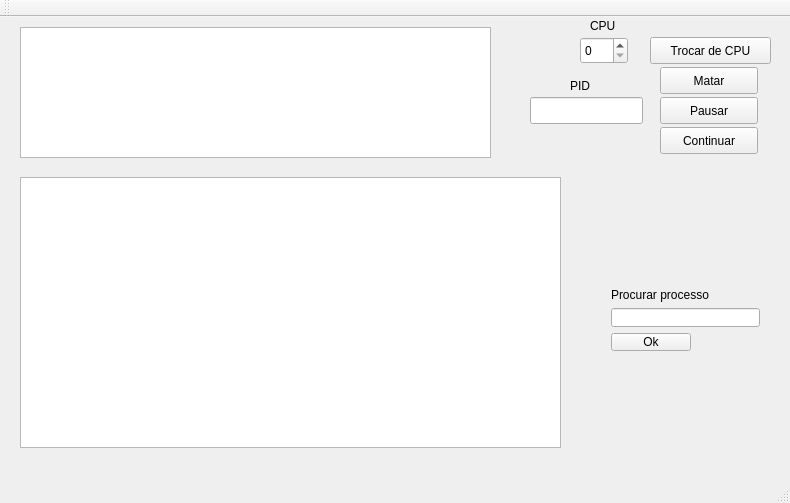
<?xml version="1.0" encoding="UTF-8"?>
<ui version="4.0">
 <class>MainWindow</class>
 <widget class="QMainWindow" name="MainWindow">
  <property name="geometry">
   <rect>
    <x>0</x>
    <y>0</y>
    <width>790</width>
    <height>503</height>
   </rect>
  </property>
  <property name="windowTitle">
   <string>MainWindow</string>
  </property>
  <widget class="QWidget" name="centralWidget">
   <widget class="QPushButton" name="pushButton">
    <property name="geometry">
     <rect>
      <x>660</x>
      <y>50</y>
      <width>98</width>
      <height>27</height>
     </rect>
    </property>
    <property name="text">
     <string>Matar</string>
    </property>
   </widget>
   <widget class="QPushButton" name="pushButton_2">
    <property name="geometry">
     <rect>
      <x>660</x>
      <y>80</y>
      <width>98</width>
      <height>27</height>
     </rect>
    </property>
    <property name="text">
     <string>Pausar</string>
    </property>
   </widget>
   <widget class="QPushButton" name="pushButton_3">
    <property name="geometry">
     <rect>
      <x>660</x>
      <y>110</y>
      <width>98</width>
      <height>27</height>
     </rect>
    </property>
    <property name="text">
     <string>Continuar</string>
    </property>
   </widget>
   <widget class="QSpinBox" name="spinBox">
    <property name="geometry">
     <rect>
      <x>580</x>
      <y>20</y>
      <width>48</width>
      <height>27</height>
     </rect>
    </property>
   </widget>
   <widget class="QPushButton" name="pushButton_4">
    <property name="geometry">
     <rect>
      <x>650</x>
      <y>20</y>
      <width>121</width>
      <height>27</height>
     </rect>
    </property>
    <property name="text">
     <string>Trocar de CPU</string>
    </property>
   </widget>
   <widget class="QTableView" name="tableView">
    <property name="geometry">
     <rect>
      <x>20</x>
      <y>160</y>
      <width>541</width>
      <height>271</height>
     </rect>
    </property>
   </widget>
   <widget class="QLineEdit" name="pidLineEdit">
    <property name="geometry">
     <rect>
      <x>530</x>
      <y>80</y>
      <width>113</width>
      <height>27</height>
     </rect>
    </property>
   </widget>
   <widget class="QLabel" name="label">
    <property name="geometry">
     <rect>
      <x>570</x>
      <y>60</y>
      <width>31</width>
      <height>17</height>
     </rect>
    </property>
    <property name="text">
     <string>PID</string>
    </property>
   </widget>
   <widget class="QLabel" name="label_2">
    <property name="geometry">
     <rect>
      <x>590</x>
      <y>0</y>
      <width>41</width>
      <height>17</height>
     </rect>
    </property>
    <property name="text">
     <string>CPU</string>
    </property>
   </widget>
   <widget class="QGraphicsView" name="graphicsView">
    <property name="geometry">
     <rect>
      <x>20</x>
      <y>10</y>
      <width>471</width>
      <height>131</height>
     </rect>
    </property>
   </widget>
   <widget class="QWidget" name="layoutWidget">
    <property name="geometry">
     <rect>
      <x>600</x>
      <y>260</y>
      <width>171</width>
      <height>85</height>
     </rect>
    </property>
    <layout class="QFormLayout" name="formLayout">
     <item row="0" column="0">
      <widget class="QLabel" name="label_3">
       <property name="text">
        <string>Procurar processo</string>
       </property>
      </widget>
     </item>
     <item row="2" column="0">
      <widget class="QPushButton" name="pushButton_5">
       <property name="text">
        <string>Ok</string>
       </property>
      </widget>
     </item>
     <item row="1" column="0" colspan="2">
      <widget class="QLineEdit" name="lineEdit_2"/>
     </item>
    </layout>
   </widget>
  </widget>
  <widget class="QMenuBar" name="menuBar">
   <property name="geometry">
    <rect>
     <x>0</x>
     <y>0</y>
     <width>790</width>
     <height>25</height>
    </rect>
   </property>
  </widget>
  <widget class="QStatusBar" name="statusBar"/>
  <widget class="QToolBar" name="mainToolBar">
   <attribute name="toolBarArea">
    <enum>TopToolBarArea</enum>
   </attribute>
   <attribute name="toolBarBreak">
    <bool>false</bool>
   </attribute>
  </widget>
 </widget>
 <layoutdefault spacing="6" margin="11"/>
 <resources/>
 <connections/>
</ui>
